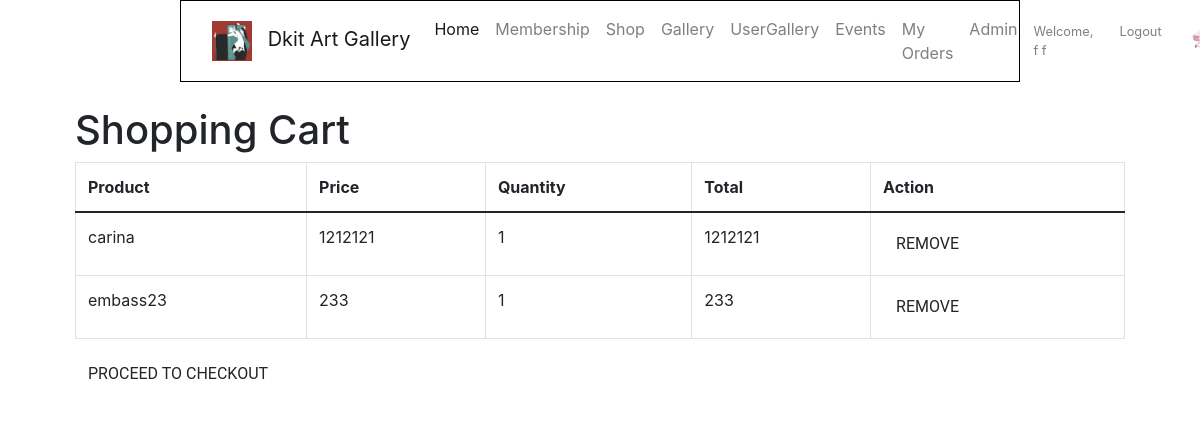
Before: /view/cart.php (signed in) with the older database file.
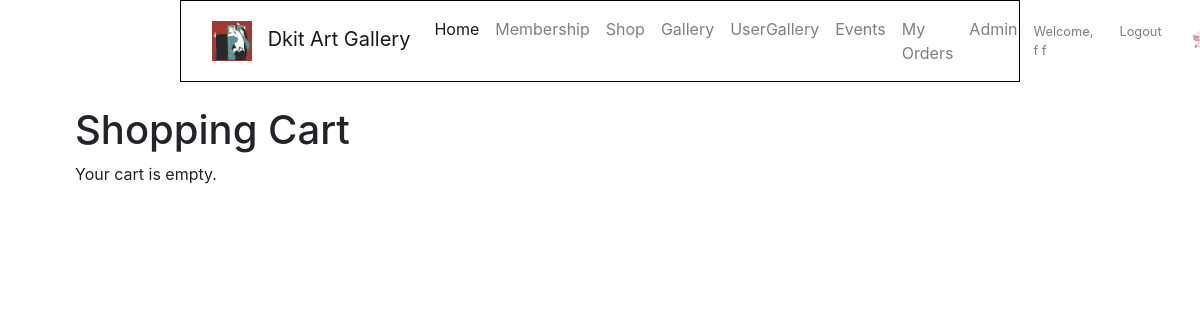
After: the same page with the newer database file.
### tables this page shows
CREATE TABLE `cart` (
  `id` int(11) NOT NULL,
  `user_id` int(11) NOT NULL,
  `product_id` int(11) NOT NULL,
  `quantity` int(11) NOT NULL,
  `price` double NOT NULL
);

CREATE TABLE `product` (
  `id` int(11) NOT NULL,
  `name` varchar(100) NOT NULL,
  `price` double NOT NULL,
  `quantity` int(11) NOT NULL,
  `url` varchar(500) DEFAULT NULL,
  `description` varchar(500) DEFAULT NULL
);

### model/doCart.php (called while the page is built, shortened)
<?php
require_once 'databaseConnection.php';
require_once 'cartModel.php';
global $db;
$cartModel = new CartModel($db);
?>

### model/cartModel.php (called while the page is built, shortened)
<?php
class CartModel {
    protected $db;
    public function __construct($db) {
        $this->db = $db;
    }
    public function getCartItems($user_id) {
        $sql = "SELECT cart.*, product.name, product.price FROM cart
            INNER JOIN product ON cart.product_id = product.id
            WHERE cart.user_id = :user_id";
        try {
            $stmt = $this->db->prepare($sql);
            $stmt->bindParam(':user_id', $user_id);
            $stmt->execute();
            $cartItems = $stmt->fetchAll(PDO::FETCH_ASSOC);
            return $cartItems;
        } catch (PDOException $e) {
            echo "Error: " . $e->getMessage();
            return false;
        }
    }
}
?>

### view/cart.php (the view, shortened to what this page needs)
<?php
require_once '../model/databaseConnection.php';
require_once '../model/doCart.php';
require_once '../model/cartModel.php';
include "nav.php";
include 'header.php';
global $cartModel;
function getCartItems() {
    global $cartModel;
    return isset($_SESSION['userId']) ? $cartModel->getCartItems($_SESSION['userId']) : [];
}
$cartItems = getCartItems();
?>
<!DOCTYPE html>
<html lang="en">
<head>
</head>
<body>
<div class="container">
    <h1>Shopping Cart</h1>
    <?php if (empty($cartItems)): ?>
        <p>Your cart is empty.</p>
    <?php else: ?>
        <div class="table-responsive">
            <table class="table table-bordered">
                <thead>
                <tr>
                    <th>Product</th>
                    <th>Price</th>
                    <th>Quantity</th>
                    <th>Total</th>
                    <th>Action</th>
                </tr>
                </thead>
                <tbody>
                <?php foreach ($cartItems as $item): ?>
                    <tr>
                        <td><?php echo $item['name']; ?></td>
                        <td><?php echo $item['price']; ?></td>
                        <td><?php echo $item['quantity']; ?></td>
                        <td><?php echo $item['price'] * $item['quantity']; ?></td>
                        <td>
                            <form method="post">
                                <button type="submit" name="remove_from_cart" class="btn" onclick="return confirm('Are you sure you want to remove this item?');">Remove</button>
                            </form>
                        </td>
                    </tr>
                <?php endforeach; ?>
                </tbody>
            </table>
        </div>
        <a href="index.php?action=checkout" class="btn">Proceed to Checkout</a>
    <?php endif; ?>
</div>
</body>
</html>

### view/header.php (shortened to what this page needs)
<!DOCTYPE html>
<html lang="en">
<head>
    <link href="nav.php" rel="stylesheet" type="text/css" />
    <link href="../css/nav.css" rel="stylesheet" type="text/css" />
    <link href="https://cdn.jsdelivr.net/npm/bootstrap@5.0.2/dist/css/bootstrap.min.css" rel="stylesheet">
    <link href="../css/homeStyles.css" rel="stylesheet" type="text/css" />
    <link href="../css/buttons.css" rel="stylesheet" type="text/css" />
    <link href="https://cdn.jsdelivr.net/npm/bootstrap@5.0.2/dist/css/bootstrap.min.css"
          rel="stylesheet"
>
    <link rel="stylesheet" href="https://cdnjs.cloudflare.com/ajax/libs/font-awesome/4.7.0/css/font-awesome.min.css">
    <link href="https://cdnjs.cloudflare.com/ajax/libs/fullcalendar/3.9.0/fullcalendar.min.css" rel="stylesheet" />
    <link rel="stylesheet" href="https://maxcdn.bootstrapcdn.com/bootstrap/4.0.0/css/bootstrap.min.css"/>
</head>
<body>
<div class="container align-content:center">

### view/nav.php (shortened to what this page needs)
<?php
 include "header.php";
$isAdmin = isset($_SESSION['userType']) && $_SESSION['userType'] === 'admin';
?>
<nav class="navbar navbar-expand-lg navbar-light fixed-top navbar-custom">
    <div class="container-fluid">
        <a class="navbar-brand" href="#">
            <img src="../3.jpg" alt="Logo">
            Dkit Art Gallery
        </a>
        <div class="collapse navbar-collapse" id="navbarNav">
            <ul class="navbar-nav me-auto mb-2 mb-lg-0">
                <li class="nav-item">
                    <a class="nav-link active" href="../controller/index.php?action=show_home">Home</a>
                </li>
                <li class="nav-item">
                    <a class="nav-link" href="../controller/index.php?action=membership">Membership</a>
                </li>
                <li class="nav-item">
                    <a class="nav-link" href="../controller/index.php?action=shop">Shop</a>
                </li>
                <li class="nav-item">
                    <a class="nav-link" href="../controller/index.php?action=gallery">Gallery</a>
                </li>
                <li class="nav-item">
                    <a class="nav-link" href="../controller/index.php?action=usergallery">UserGallery</a>
                </li>
                <li class="nav-item">
                    <a class="nav-link" href="../controller/index.php?action=events">Events</a>
                </li>
                <li class="nav-item">
                    <a class="nav-link" href="../controller/index.php?action=orders">My Orders</a>
                </li>
                <?php if ($isAdmin && isset($_SESSION['username'])): ?>
                    <li class="nav-item">
                        <a class="nav-link" href="../controller/index.php?action=show_admin">Admin</a>
                    </li>
                <?php endif; ?>
            </ul>
            <ul class="navbar-nav ms-auto">
                <?php
                if(isset($_SESSION['username'])) {
                    $username = $_SESSION['username'];
                    echo '<li class="nav-item navbar-small-links">
                                <a class="nav-link" href="#">Welcome, ' . $username . '</a>
                          </li>';
                    echo '<li class="nav-item navbar-small-links">
                                <a class="nav-link" href="../controller/index.php?action=logout">Logout</a>
                          </li>';
                }
                ?>
                <li class="nav-item">
                    <a class="nav-link" href="../controller/index.php?action=cart">
                        <img src="../2.jpg" alt="Cart" style="width: 30px; height: 30px;">
                    </a>
                </li>
            </ul>
        </div>
    </div>
</nav>

### css/nav.css (style rules this page uses)
body { padding-top: 106px; }
.navbar { background-color: #ffffff; border: 1px solid #000000; }
.navbar-brand, .navbar-nav .nav-link { color: #000000; }
.navbar-brand img { max-height: 40px; margin-right: 10px; }
.navbar-custom { max-width: 70%; margin: 0 auto; }
.navbar-small-links { font-size: 0.8rem; margin-right: 10px; }

### css/homeStyles.css (style rules this page uses)
.container { max-width: 800px; margin: 0 auto; }

### css/buttons.css (style rules this page uses)
.btn { font-family: 'Roboto', sans-serif; font-weight: bold; text-transform: uppercase; border: none; padding: 10px 20px; cursor: pointer; border-radius: 5px; background-color: #000; color: #fff; }

Changed rows visible on the page:
removed cart: product.name "carina", product.price "1212121", quantity "1", $item['price']*$item['quantity'] "1212121"
removed cart: product.name "embass23", product.price "233", quantity "1", $item['price']*$item['quantity'] "233"
Other visible differences:
text no longer shown: "Product Price Quantity Total Action PROCEED TO CHECKOUT"
text now shown: "Your cart is empty."
